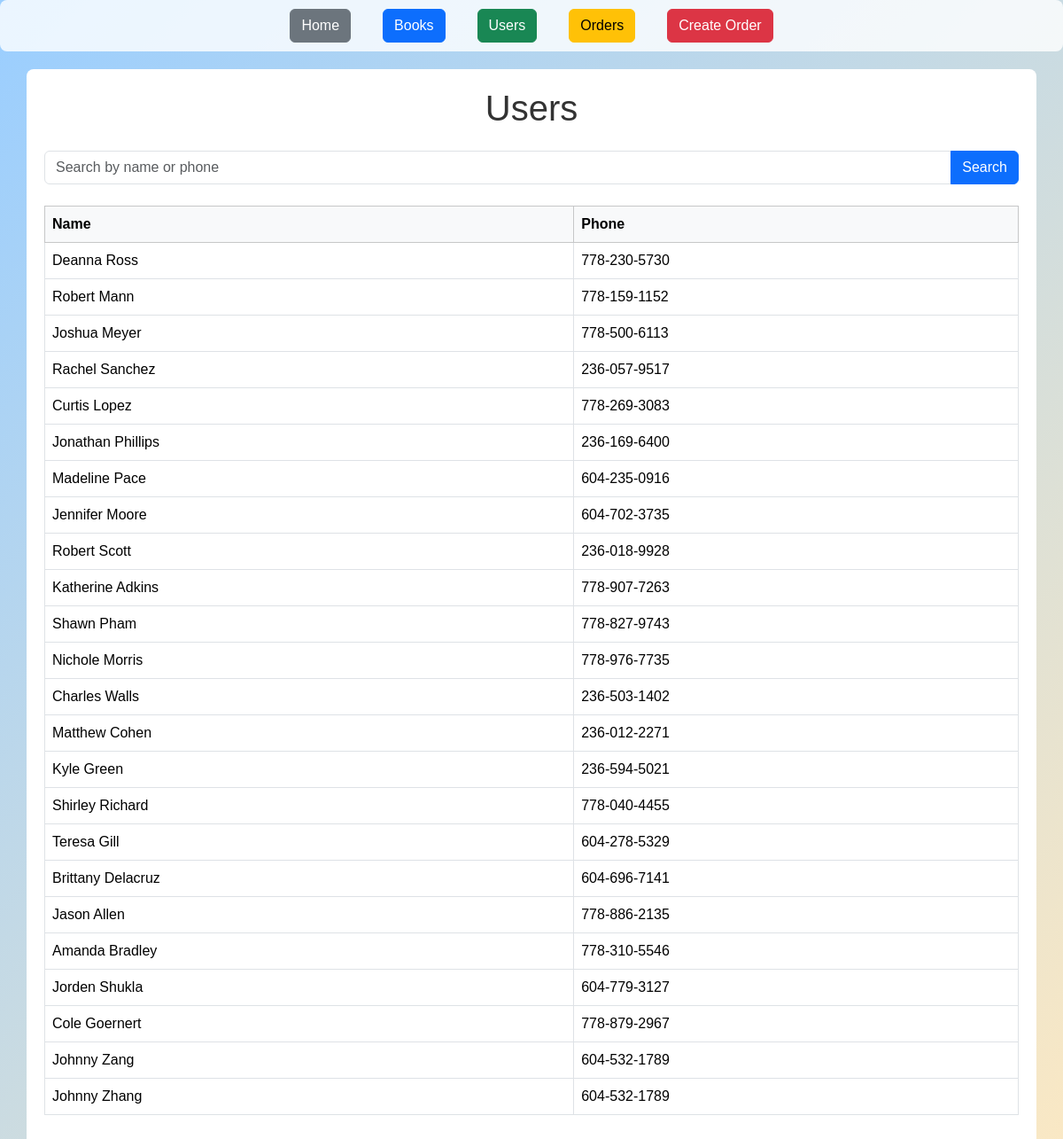
Screenshot of /users with the database file from the repository.
### models/user.py (models this page shows)
class User(db.Model):
    __tablename__ = 'user'
    id = db.mapped_column(Integer, primary_key=True)
    name = db.mapped_column(String)
    phone = db.mapped_column(String)
    orders = db.relationship("Order", back_populates='user')

### app.py (the view)
@app.route("/users")
def users():
    search_query= request.args.get("q","").strip()
    stmt = db.select(User)
    if search_query:
        stmt = stmt.filter(User.name.ilike(f"%{search_query}%"))
    users = db.session.execute(stmt).scalars().all()
    return render_template("users.html", users=users,search_query=search_query)

### templates/users.html (shortened to what this page needs)
{% extends "base.html" %}
{% block content %}
<h1 class="text-center mb-4">Users</h1>
<form method="get" class="mb-4">
    <div class="input-group">
        <input type="text" name="q" class="form-control" placeholder="Search by name or phone" value="{{ search_query }}">
        <button class="btn btn-primary" type="submit">Search</button>
    </div>
</form>
<table class="table table-bordered">
    <thead class="table-light">
        <tr>
            <th>Name</th>
            <th>Phone</th>
        </tr>
    </thead>
    <tbody>
        {% for user in users %}
        <tr>
            <td>{{ user.name }}</td>
            <td>{{ user.phone }}</td>
        </tr>
        {% endfor %}
    </tbody>
</table>
{% endblock %}

### templates/base.html (style rules this page uses)
body { font-family: "Arial", sans-serif; background: linear-gradient(135deg, #9aceff 0%, #fae8c4 100%); background-repeat: no-repeat; background-size: cover; background-attachment: fixed; color: #333; }

### rows the page displays
User: name "Deanna Ross", phone "778-230-5730"
User: name "Robert Mann", phone "778-159-1152"
User: name "Joshua Meyer", phone "778-500-6113"
User: name "Rachel Sanchez", phone "236-057-9517"
User: name "Curtis Lopez", phone "778-269-3083"
User: name "Jonathan Phillips", phone "236-169-6400"
User: name "Madeline Pace", phone "604-235-0916"
User: name "Jennifer Moore", phone "604-702-3735"
User: name "Robert Scott", phone "236-018-9928"
User: name "Katherine Adkins", phone "778-907-7263"
User: name "Shawn Pham", phone "778-827-9743"
User: name "Nichole Morris", phone "778-976-7735"
User: name "Charles Walls", phone "236-503-1402"
User: name "Matthew Cohen", phone "236-012-2271"
User: name "Kyle Green", phone "236-594-5021"
User: name "Shirley Richard", phone "778-040-4455"
User: name "Teresa Gill", phone "604-278-5329"
User: name "Brittany Delacruz", phone "604-696-7141"
User: name "Jason Allen", phone "778-886-2135"
User: name "Amanda Bradley", phone "778-310-5546"
User: name "Jorden Shukla", phone "604-779-3127"
User: name "Cole Goernert", phone "778-879-2967"
User: name "Johnny Zang", phone "604-532-1789"
User: name "Johnny Zhang", phone "604-532-1789"
